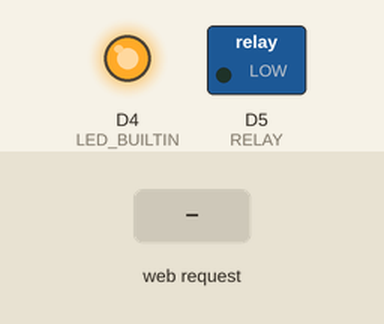
Simulated run of this program. Board: ESP8266 (Wemos D1 mini). On the bench: switched loads named in the program (green lamp = pin HIGH), output pins drawn as LEDs (lit = HIGH, except the on-board LED, lit = LOW). The test bench sets the inputs (shaded band). WiFi joins after 1.5 s; servers stay silent unless stated; EEPROM starts erased; what the program prints to the serial monitor is not drawn.

Above: at 4.2 s.
4.3 s: HTTP request GET /unit received
5.8 s: HTTP request GET /getc received
At 14.5 s:
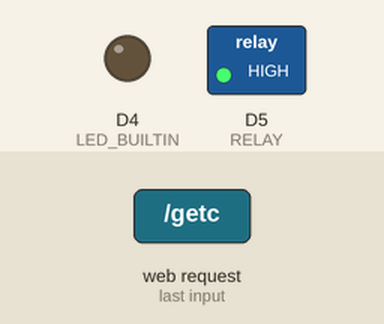
Timing chart, 0 to 15.1 s (numbered marks = the images above; inputs shaded):
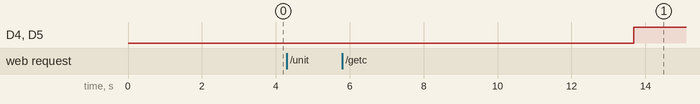

Measured:
- after the input at 4.3 s, every drawn part: stays the same

The program:

main.cpp
```cpp
#include <Arduino.h>
#include <ESP8266WiFi.h>
#include "mycfg.h"
#include "myserver.h"
#include "ep.h"
#include "fire.h"
#include <Tasker.h>

Config runCFG;

long rOnTime = 10*1000;
long rOffTime = 5 * 60 * 1000;
uint8_t RELAY = D5;
Tasker tasker;

void logger() {
  // send();
}

void relayController() {
  Serial.println("ON");
  logEvent("ON");
  digitalWrite(LED_BUILTIN, LOW);
  digitalWrite(RELAY, LOW);
  delay(rOnTime);

  Serial.println("OFF");
  logEvent("OFF");
  digitalWrite(LED_BUILTIN, HIGH);
  digitalWrite(RELAY, HIGH);
  delay(rOffTime);
}

void setup() {
  Serial.begin(9600);

  bool ready = false;
  pinMode(LED_BUILTIN, OUTPUT);
  pinMode(RELAY, OUTPUT);
  initEprom();
  initializeFB();

  initWifi();
  startServer();
  delay(500);
  runCFG = loadConfig();
  if (runCFG.ssid[0] != NULL && runCFG.pwd[0] != NULL) {
    Serial.println("config found...");
    Serial.println(runCFG.ssid);
    Serial.println(runCFG.pwd);
    ready = connectToWifi(runCFG.ssid, runCFG.pwd);
  }

  if(!ready) {
    Serial.println("Failed to connect to saved config... fallback default.");
    ready = connectToWifi("azusa", "a2u5a.ucha");
  }

  if (runCFG.on > 1000){
      rOnTime = runCFG.on;
  }

  if (runCFG.on > 1000){
    rOffTime = runCFG.off;
  }
  Serial.print("ON time: ");
  Serial.println(rOnTime);
  Serial.print("off time: ");
  Serial.println(rOffTime);
  tasker.setInterval(relayController, 500);

  if(ready) {
    printWifiInfo();
    printRunConfigs();
    tasker.setInterval(logger, 1000);
    logEvent("DEVICE STARTED");
  } else {
    Serial.println("Cannot connect to default wifi");
  }
}

void loop() {
  tasker.loop();
}
```

FileHelper.cpp
```cpp
// #include "FileHelper.h"
// // #include "FS.h"
// #include <LittleFS.h>

// String deviceid = "aeroponic_id_ecb8bd24";
// String baseURL = "https://otodidakserver.firebaseio.com/unit/" + deviceid + "/";

// String wifissid = "/ssid";
// String wifipwd = "/pwd";
// String onCfg = "/on";
// String offCfg = "/off";

// String getDeviceID() {
//     return deviceid;
// }

// void initializeSPIFS() {
//     LittleFSConfig cfg;
//     cfg.setAutoFormat(true);
//     LittleFS.setConfig(cfg);
//     LittleFS.begin();
// }

// void endSPIFS() {
//     LittleFS.end();
// }

// // if not exist should return
// bool isWifiConfigExist() {
//     return LittleFS.exists(wifissid) && LittleFS.exists(wifipwd);
// }

// // if not exist should return default value.
// bool isRunConfigExist() {
//     return LittleFS.exists(onCfg) || LittleFS.exists(offCfg);
// }

// bool isFirebaseConfigExist() {
// // todo next
// return false;
// }

// // wifi config
// String loadSSID() {
//     if (isWifiConfigExist()) {
//         File fssid = LittleFS.open(wifissid, "r");
//         if (!fssid) {
//             Serial.println("File config for SSID is not found. Please setup Unit first...");
//             return "";
//         }
//         String data = fssid.readString();
//         fssid.close();
//         return data;
//     } else {
//         Serial.println("Either SSID or password not being set");
//     }
//     return "";
// }

// String loadPWD() {
//     if (isWifiConfigExist()) {
//         File fpwd = LittleFS.open(wifipwd, "r");
//         if (!fpwd) {
//             Serial.println("File config for SSID is not found. Please setup Unit first...");
//             return "";
//         }
//         String data = fpwd.readString();
//         fpwd.close();
//         return data;
//     } else {
//         Serial.println("Either SSID or password not being set");
//     }
//     return "";
// }

// // runtime config
// long loadOnTime() {
//     if (isRunConfigExist()) {
//         File f = LittleFS.open(onCfg, "r");
//         if (!f) {
//             Serial.println("On time is not found. fallback to 15 seconds");
//             return 15 * 1000;
//         }

//         String ct = f.readString();
//         f.close();
//         return ct.toInt();
//     }
//     return 15 * 1000;
// }
// long loadOffTime() {
//     if (isRunConfigExist()) {
//         File f = LittleFS.open(offCfg, "r");
//         if (!f) {
//             Serial.println("Off time is not found. fallback to 5 minute");
//             return 5 * 60 * 1000;
//         }
//         int dt = f.readString().toInt();
//         f.close();
//         return dt;
//     }
//     return 5 * 60 * 1000;
// }

// // get firebase config
// String getFirebaseConfigURL() {
//     return "";
// }
// long getFirebaseUpdateInterval() {
//     return 0;
// }

// String getFirebaseLogsURL() {
//     return "";
// }

// void saveSSID(String ssid) {
//     File f = LittleFS.open(wifissid, "w");
//     if (!f) {
//         Serial.println("File config for SSID is not found. Please setup Unit first...");
//     }
//     f.print(ssid);
//     f.close();
//     delay(500);

//     Serial.print("DATA SSID file: ");
//     Serial.println(loadSSID());
// }

// void savePWD(String pwd) {
//     File f = LittleFS.open(wifipwd, "w");
//     if (!f) {
//         Serial.println("File config for SSID is not found. Please setup Unit first...");
//     }
//     f.print(pwd);
//     f.close();
//     delay(500);

//     Serial.println("DATA PWD file: "+ loadPWD());
// }
// void saveONTime(String on) {
//     File f = LittleFS.open(onCfg, "w");
//     if (!f) {
//         Serial.println("File config for ON is not found. Please setup Unit first...");
//     }
//     f.print(on);
//     f.close();
//     delay(500);
//     Serial.print("DATA On file: ");
//     Serial.println(loadOnTime());
// }
// void saveOFFTime(String off) {
//     File f = LittleFS.open(offCfg, "w");
//     if (!f) {
//         Serial.println("File config for OFF is not found. Please setup Unit first...");
//     }
//     f.print(off);
//     f.close();
//     delay(500);

//     Serial.print("DATA off file: ");
//     Serial.println(loadOffTime());
// }
```

display.cpp
```cpp
// #include "display.h"
// #include <LiquidCrystal_I2C.h>


// LiquidCrystal_I2C lcd(0x27,20,4);
// uint8_t heart[8] = {0x0,0xa,0x1f,0x1f,0xe,0x4,0x0};

// void setupDisplay() {
//     lcd.init();
//     lcd.backlight();
//     show1L("Aeroponic.id");
//     delay(1000);
// }

// void clear() {
//     lcd.clear();
// }

// void show1L(String data) {
//     lcd.print(data);
// }

// void show2L(String l1, String l2) {

// }

// void show3L(String l1, String l2, String l3) {

// }

// void show4L(String l1, String l2, String l3, String l4) {

// }
```

ep.cpp
```cpp
#include <Arduino.h>
#include "ep.h"
#include <EEPROM.h>

int addr = 0;
char* deviceid = "aeroponic_id_";
int devID = ESP.getChipId();

void initEprom() {
    EEPROM.begin(512);
}

String getDeviceID() {
    String _v = String(devID);
    return deviceid + _v;
}

bool isConfigExist() {
    Config cfg = loadConfig();

    Serial.print("eSSID ");
    Serial.println(cfg.ssid);
    Serial.print("ePWD ");
    Serial.println(cfg.pwd);
    Serial.print("eON ");
    Serial.println(cfg.on);
    Serial.print("eOFF ");
    Serial.println(cfg.off);

    return cfg.ssid[0] != NULL && cfg.pwd[0] != NULL;
}

void saveConfig(Config data) {
    EEPROM.put(addr, data);
    EEPROM.commit();
}

Config loadConfig() {
    Config cfg;
    EEPROM.get(addr, cfg);
    return cfg;
}

String getOSVersion() {
    return OS_VERSION;
}
```

ep.h
```cpp
#ifndef EP_H
#define EP_H
#include <Arduino.h>

#define OS_VERSION "v0.1"

struct Config {
    char ssid[20] = { NULL };
    char pwd[20] = { NULL };
    int on = -1;
    int off = -1;
};

void initEprom();
String getDeviceID();
bool isConfigExist();

void saveConfig(Config);
Config loadConfig();

String getOSVersion();

#endif
```

fire.cpp
```cpp
#include <Arduino.h>
#include "fire.h"
#include "ep.h"
#include <ESP8266HTTPClient.h>
#include <FirebaseESP8266.h>

// HTTPClient http;
// char* baseURL = "https://aeroponic-id.firebaseio.com/unit/";

#define FIREBASE_HOST "aeroponic-id.firebaseio.com"
#define FIREBASE_AUTH "lqgGwyJSM0WXkLQdWMvggPjg5qVLryfG6mOwcyit" // secret (40 chars)

String message;
boolean sended = false;
FirebaseData firebaseData;
String path = "/unit";

void initializeFB() {
    String deviceID = getDeviceID();
    Firebase.begin(FIREBASE_HOST, FIREBASE_AUTH);
    Firebase.reconnectWiFi(true);

    if (!Firebase.beginStream(firebaseData, path + "/" + deviceID)) {
        Serial.println("Could not begin stream");
        Serial.println("REASON: " + firebaseData.errorReason());
        Serial.println();
    }
}

void send(FireLog logs) {
    // if(sended) return;
    sended = true;
    Serial.println("Sending data to firebase....");
    Serial.println(message);
    String deviceID = getDeviceID();

    FirebaseJson json;
    json.add("event", logs.event);
    long d = millis() / 1000;
    json.add("timestamp", ((int) d));
    json.add("humid", logs.humid);
    json.add("temp", logs.temp);

    Serial.println();
    if (!Firebase.pushJSON(firebaseData, path + "/" + deviceID + "/logs/", json)) {
        Serial.println("Could not Send stream");
        Serial.println("REASON: " + firebaseData.errorReason());
        Serial.println();
    } else {
        Serial.println("log tersimpan...");
    }

    // Firebase.pushString(firebaseData, url, message);

    // int httpCode = http.POST(message);
    // Serial.println(httpCode);
    // Serial.println(http.getString());
    // http.end();
}

void logEvent(FireLog logs) {
    sended = false;
    message = "{\"event\": \"" + logs.event +
        "\", \"timestamp\": " + millis() +
        ", \"humid\": " + logs.humid +
        ", \"temp\": " + logs.temp +"}";
    send(logs);
}

void logEvent(String event) {
    FireLog logs;
    logs.event = event;
    logs.humid = -1;
    logs.temp = -1;
    logEvent(logs);
}

void logEvent(String event, double temp, double humid) {
    FireLog logs;
    logs.event = event;
    logs.humid = humid;
    logs.temp = temp;
    logEvent(logs);
}
```

fire.h
```cpp
#ifndef FIRE_H
#define FIRE_H

#include <Arduino.h>

struct FireLog {
    String event;
    double temp;
    double humid;
};
void initializeFB();
void logEvent(FireLog);
void logEvent(String);
void logEvent(String, double, double);
void send();

#endif
```

myserver.cpp
```cpp
#include "myserver.h"
#include "ep.h"
#include <Arduino.h>
#include <ESPAsyncTCP.h>
#include <ESPAsyncWebServer.h>
#include <ESP8266WiFi.h>
#include <ArduinoJson.h>


const char* PARAM_SSID = "ssid";
const char* PARAM_PWD = "pwd";
const char* PARAM_ON = "ontime";
const char* PARAM_OFF = "offtime";

AsyncWebServer server(80);

Config cfg;

const char index_html[] PROGMEM = R"rawliteral(
<!DOCTYPE HTML><html><head>
  <title>ESP Input Form</title>
  <meta name="viewport" content="width=device-width, initial-scale=1">
  </head><body>
  <p><img src="https://sc02.alicdn.com/kf/HTB1tbPDXnHuK1RkSndVq6xVwpXai/lyine-new-vertical-aeroponic-tower-garden.jpg" alt="" width="139" height="139" /><span style="color: #3366ff;"><strong><span style="font-size: 400%;">Aeroponic.id</span></strong></span></p>
  <hr>

  <H2>WIFI Config</H2><br>
  <form action="/config">
    WIFI AP SSID:&nbsp <input type="text" name="ssid"><br>
    WIFI PWD:&nbsp <input type="text" name="pwd"><br><br>
    <H2>ON/OFF Config</H2><br>
    ON Time (in milliseconds):&nbsp <input type="text" name="ontime" value="10000"><br>
    OFF time (in milliseconds):&nbsp <input type="text" name="offtime" value="300000"><br>
    <input type="submit" value="Submit">
  </form><br>
</body></html>)rawliteral";

void notFound(AsyncWebServerRequest *request) {
  request->send(404, "text/plain", "Not found");
}

String getConfigJson() {
  String data = getDeviceID();
  Config cfg = loadConfig();

  DynamicJsonDocument doc(256);
  JsonObject obj = doc.to<JsonObject>();

  obj["deviceId"] = data;
  obj["ssid"] = cfg.ssid;
  obj["pwd"] = cfg.pwd;
  obj["version"] = getOSVersion();
  obj["on_time"] = cfg.on;
  obj["off_time"] = cfg.off;

  char output[256];
  serializeJson(obj, output);
  Serial.println(output);

  return output;
}

void startServer() {
    server.on("/", HTTP_GET, [](AsyncWebServerRequest *request) {
        request->send_P(200, "text/html", index_html);
    });

    server.on("/info", HTTP_GET, [](AsyncWebServerRequest *request) {

        request->send(200, "text/html",
          "Unit connected to: " + WiFi.SSID() +
          "<br>Unit IP: " + WiFi.localIP().toString()
        );
    });

    server.on("/reset", HTTP_GET, [](AsyncWebServerRequest *request) {
        // todo reset ESP from here...
        request->send_P(200, "text/html", "Restarting...");
        delay(1000);
        ESP.restart();
    });

    server.on("/unit", HTTP_GET, [](AsyncWebServerRequest *request) {
        String data = getDeviceID();
        DynamicJsonDocument doc(256);
        JsonObject obj = doc.to<JsonObject>();

        obj["deviceId"] = data;
        obj["ssid"] = WiFi.SSID();
        obj["ip"] = WiFi.localIP().toString();
        obj["version"] = getOSVersion();

        char output[256];
        serializeJson(obj, output);
        Serial.println(output);

        request->send_P(200, "text/json",  output);
    });

    server.on("/getc", HTTP_GET, [] (AsyncWebServerRequest *request) {
      request->send(200, "text/json", getConfigJson());
    });

    server.on("/config", HTTP_GET, [] (AsyncWebServerRequest *request) {
        String inputMessage;
        String inputParam;
        // GET input1 value on <ESP_IP>/get?input1=<inputMessage>
        bool newconfig = false;
        if (request->hasParam(PARAM_SSID)) {
            inputMessage = request->getParam(PARAM_SSID)->value();
            inputParam = PARAM_SSID;
            inputMessage.toCharArray(cfg.ssid, 20);
            newconfig = true;
        }

        if (request->hasParam(PARAM_PWD)) {
            inputMessage = request->getParam(PARAM_PWD)->value();
            inputParam = PARAM_PWD;
            inputMessage.toCharArray(cfg.pwd, 20);
            newconfig = true;
        }

        if (request->hasParam(PARAM_ON)) {
            inputMessage = request->getParam(PARAM_ON)->value();
            inputParam = PARAM_ON;
            cfg.on = inputMessage.toInt();
            // saveONTime(inputMessage);
            newconfig = true;
        }

        if (request->hasParam(PARAM_OFF)) {
            inputMessage = request->getParam(PARAM_OFF)->value();
            inputParam = PARAM_OFF;
            cfg.off = inputMessage.toInt();
            newconfig = true;
        }
        if (newconfig) {
          saveConfig(cfg);
        }

        request->send(200, "text/json", "sukses");
    });
    server.onNotFound(notFound);
    server.begin();
}
```

myserver.h
```cpp
#ifndef MYSERVER
#define MYSERVER

void startServer();

#endif
```

mycfg.cpp
```cpp
#include "mycfg.h"
#include <ESP8266WiFi.h>
#include "ep.h"
// #include "display.h"


void initWifi() {
  WiFi.mode(WIFI_AP_STA);
  // enable soft AP
  WiFi.softAP(getDeviceID(), "aeroponic.id");
  IPAddress myIP = WiFi.softAPIP();
  Serial.println("AccessPoint mode: ");
  Serial.print("SSID: ");
  Serial.println(getDeviceID());
  Serial.print("IP Server: ");
  Serial.println(myIP.toString());
  Serial.println();
}

// print wifi info
void printWifiInfo() {
  Serial.println();
  Serial.print("Connected, IP address: ");
  Serial.println(WiFi.localIP());
}

bool connectToWifi(String ssid, String pwd) {
  WiFi.begin(ssid, pwd);

  Serial.print("Connecting to: ");
  Serial.print(ssid);
  Serial.print("|");
  Serial.print(pwd);
  Serial.print(" \t ");
  int retval = 0;
  while (WiFi.status() != WL_CONNECTED) {
    retval += 1;
    delay(1000);
    Serial.print(".");
    if(retval >= 10) {
        Serial.print("END");
        Serial.println();
      return WiFi.status() == WL_CONNECTED;
    }
  }
  return true;
}

void printRunConfigs() {
  // Serial.print("ON time: ");
  // Serial.print(loadOnTime());
  // Serial.println(" Milliseconds");

  // Serial.print("OFF time: ");
  // Serial.print(loadOffTime());
  // Serial.println(" Milliseconds");
}
```

mycfg.h
```cpp
#ifndef _MYCFG
#define _MYCFG
#include <Arduino.h>

void initWifi();
bool connectToWifi(String, String);
void printWifiInfo();

void printRunConfigs();

#endif 
```
